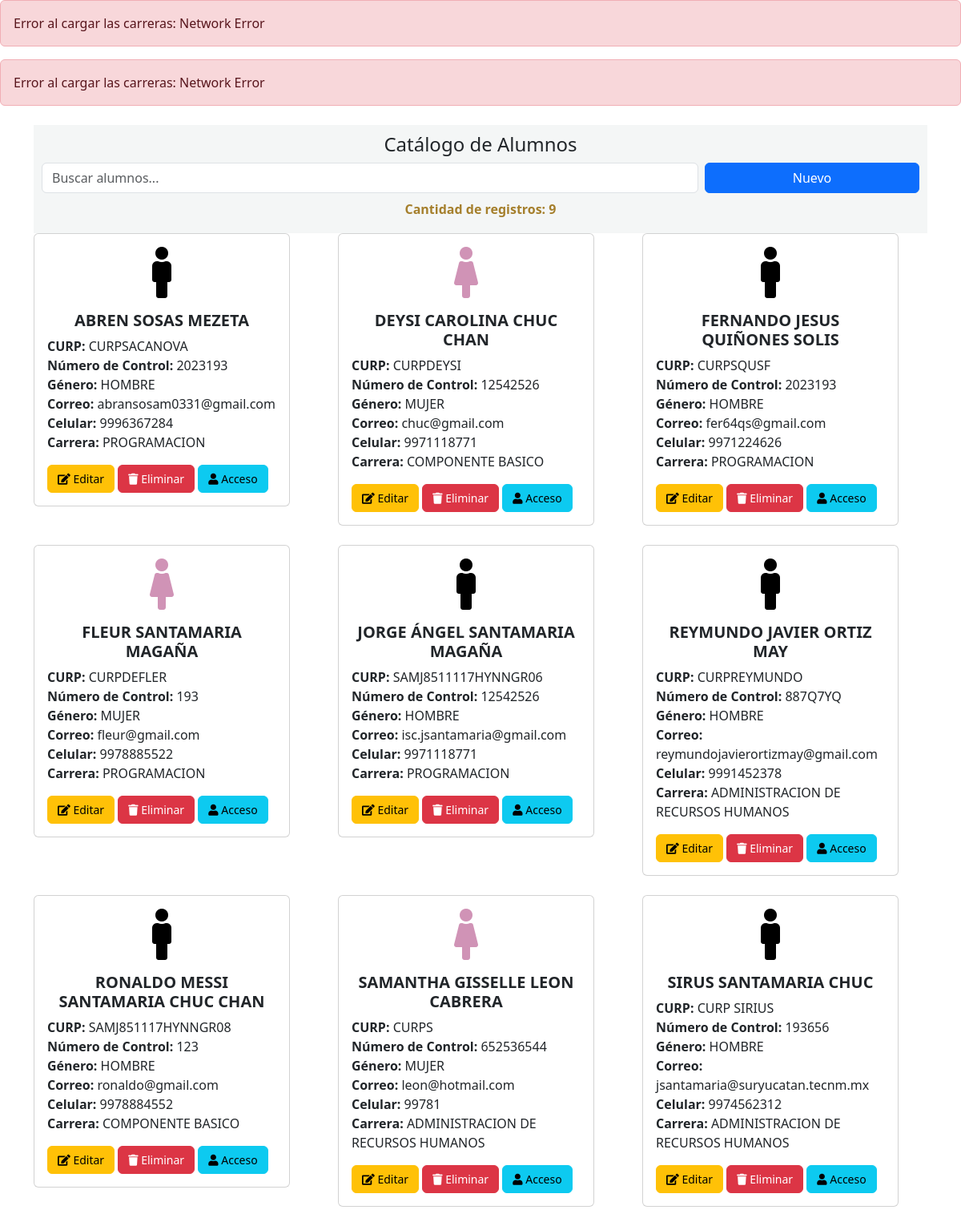
/edu_dual/admin/view/formcat_alumnos.php, run on the app's committed database.
### tables this page shows
CREATE TABLE `alumnos` (
  `idalumno` int(100) NOT NULL,
  `apellidop` varchar(250) NOT NULL,
  `apellidom` varchar(250) NOT NULL,
  `nombre` varchar(250) NOT NULL,
  `sexo` varchar(100) NOT NULL,
  `num_control` varchar(100) NOT NULL,
  `curp` varchar(250) NOT NULL,
  `correo` varchar(100) NOT NULL,
  `celular` varchar(100) NOT NULL,
  `idcarrera` int(11) NOT NULL
);

CREATE TABLE `carreras` (
  `idcarrera` int(11) NOT NULL,
  `nombre_carrera` varchar(100) NOT NULL,
  `abreviatura` varchar(50) NOT NULL
);

### edu_dual/admin/view/cat_alumnos/alumnos.php (called while the page is built, shortened)
<?php
function cargarAlumnos() {
    $pdo = DBC::get();
    $stmt = $pdo->query("SELECT
        alumnos.idalumno,
        alumnos.nombre,
        alumnos.apellidop,
        alumnos.apellidom,
        alumnos.correo,
        alumnos.curp,
        alumnos.sexo,
        alumnos.num_control,
        alumnos.celular,
        carreras.idcarrera,
        carreras.nombre_carrera
    FROM alumnos
    INNER JOIN carreras
    ON alumnos.idcarrera = carreras.idcarrera order by alumnos.nombre ASC");
    return $stmt->fetchAll();
}
?>

### edu_dual/admin/view/formcat_alumnos.php (the view, shortened to what this page needs)
<?php include('cat_alumnos/alumnos.php'); ?>
<!DOCTYPE html>
<html lang="es">
<head>
  <link href="https://cdn.jsdelivr.net/npm/bootstrap@5.3.0-alpha1/dist/css/bootstrap.min.css" rel="stylesheet">
  <link href="https://cdnjs.cloudflare.com/ajax/libs/font-awesome/5.15.4/css/all.min.css" rel="stylesheet">
</head>
<body>
  <div class="container mt-4">
<div style="position: sticky; top: 0; background-color: #f4f6f6; z-index: 10; padding: 10px;">
  <h4 class="text-center">Catálogo de Alumnos</h4>
  <div class="row g-2">
    <div class="col-9">
      <input
        type="text"
        id="buscador"
        class="form-control"
        placeholder="Buscar alumnos..."
        oninput="filtrarCards()"
      >
    </div>
    <div class="col-3 text-end">
      <button class="btn btn-primary w-100" data-bs-toggle="modal" data-bs-target="#modalAgregar">Nuevo</button>
    </div>
  </div>
  <div class="row mt-2">
    <div class="col-12 text-center">
      <label id="cantidadRegistros" class="form-label" style="font-weight: bold; color: #A57F2C;"><strong>Cantidad de registros: 0</strong></label>
    </div>
  </div>
</div>
<div class="row">
  <?php
  $alumnos = cargarAlumnos();
  ?>
  <?php
  foreach ($alumnos as $alumno) {
    $sexo = $alumno['sexo'];
    $icono = ($sexo == 'HOMBRE') ? 'fa-male' : 'fa-female';
    $color = ($sexo == 'HOMBRE') ? 'black' : '#d093b6';
    echo "<div class='col-md-4 mb-4'>";
    echo "<div class='card' style='width: 20rem;'>";
    echo "<div class='text-center mt-3'>";
    echo "<i class='fas {$icono}' style='font-size: 64px; color: {$color};'></i>";
    echo "</div>";
    echo "<div class='card-body'>";
    echo "<h5 class='card-title text-center'><b>{$alumno['nombre']} {$alumno['apellidop']} {$alumno['apellidom']}</b></h5>";
    echo "<p class='card-text'>";
    echo "<b>CURP:</b> {$alumno['curp']}<br>";
	echo "<b>Número de Control:</b> {$alumno['num_control']}<br>";
    echo "<b>G&eacute;nero:</b> {$alumno['sexo']}<br>";
    echo "<b>Correo:</b> {$alumno['correo']}<br>";
    echo "<b>Celular:</b> {$alumno['celular']}<br>";
    echo "<b>Carrera:</b> {$alumno['nombre_carrera']}<br>";
    echo "</p>";
    echo "<button class='btn btn-warning' onclick='editarAlumno({$alumno['idalumno']})' style='font-size: 14px;'>
            <i class='fas fa-edit'></i> Editar
          </button>&nbsp;";
    echo "<button class='btn btn-danger' onclick='eliminarAlumno({$alumno['idalumno']})' style='font-size: 14px;'>
            <i class='fas fa-trash'></i> Eliminar
          </button>&nbsp;";
    echo "<button class='btn btn-info' onclick='crearCuenta(\"{$alumno['idalumno']}\", \"{$alumno['nombre']}\", \"{$alumno['apellidop']}\", \"{$alumno['apellidom']}\", \"{$alumno['correo']}\", \"{$alumno['celular']}\")' style='font-size: 14px;'>
            <i class='fas fa-user'></i> Acceso
          </button>";
    echo "</div>";
    echo "</div>";
    echo "</div>";
  }
  ?>
</div>
  </div>
</body>
</html>

### data on the page
alumnos: nombre "ABREN", apellidop "SOSAS", apellidom "MEZETA", curp "CURPSACANOVA", num_control "2023193", sexo "HOMBRE", correo "abransosam0331@gmail.com", celular "9996367284", idcarrera.nombre_carrera "PROGRAMACION"
alumnos: nombre "DEYSI CAROLINA", apellidop "CHUC", apellidom "CHAN", curp "CURPDEYSI", num_control "12542526", sexo "MUJER", correo "chuc@gmail.com", celular "9971118771", idcarrera.nombre_carrera "COMPONENTE BASICO"
alumnos: nombre "FERNANDO JESUS", apellidop "QUIÑONES", apellidom "SOLIS", curp "CURPSQUSF", num_control "2023193", sexo "HOMBRE", correo "fer64qs@gmail.com", celular "9971224626", idcarrera.nombre_carrera "PROGRAMACION"
alumnos: nombre "FLEUR", apellidop "SANTAMARIA", apellidom "MAGAÑA", curp "CURPDEFLER", num_control "193", sexo "MUJER", correo "fleur@gmail.com", celular "9978885522", idcarrera.nombre_carrera "PROGRAMACION"
alumnos: nombre "JORGE ÁNGEL", apellidop "SANTAMARIA", apellidom "MAGAÑA", curp "SAMJ8511117HYNNGR06", num_control "12542526", sexo "HOMBRE", correo "isc.jsantamaria@gmail.com", celular "9971118771", idcarrera.nombre_carrera "PROGRAMACION"
alumnos: nombre "REYMUNDO JAVIER", apellidop "ORTIZ", apellidom "MAY", curp "CURPREYMUNDO", num_control "887Q7YQ", sexo "HOMBRE", correo "reymundojavierortizmay@gmail.com", celular "9991452378", idcarrera.nombre_carrera "ADMINISTRACION DE RECURSOS HUMANOS"
alumnos: nombre "RONALDO MESSI", apellidop "SANTAMARIA", apellidom "CHUC CHAN", curp "SAMJ851117HYNNGR08", num_control "123", sexo "HOMBRE", correo "ronaldo@gmail.com", celular "9978884552", idcarrera.nombre_carrera "COMPONENTE BASICO"
alumnos: nombre "SAMANTHA GISSELLE", apellidop "LEON", apellidom "CABRERA", curp "CURPS", num_control "652536544", sexo "MUJER", correo "leon@hotmail.com", celular "99781", idcarrera.nombre_carrera "ADMINISTRACION DE RECURSOS HUMANOS"
alumnos: nombre "SIRUS", apellidop "SANTAMARIA", apellidom "CHUC", curp "CURP SIRIUS", num_control "193656", sexo "HOMBRE", correo "jsantamaria@suryucatan.tecnm.mx", celular "9974562312", idcarrera.nombre_carrera "ADMINISTRACION DE RECURSOS HUMANOS"
